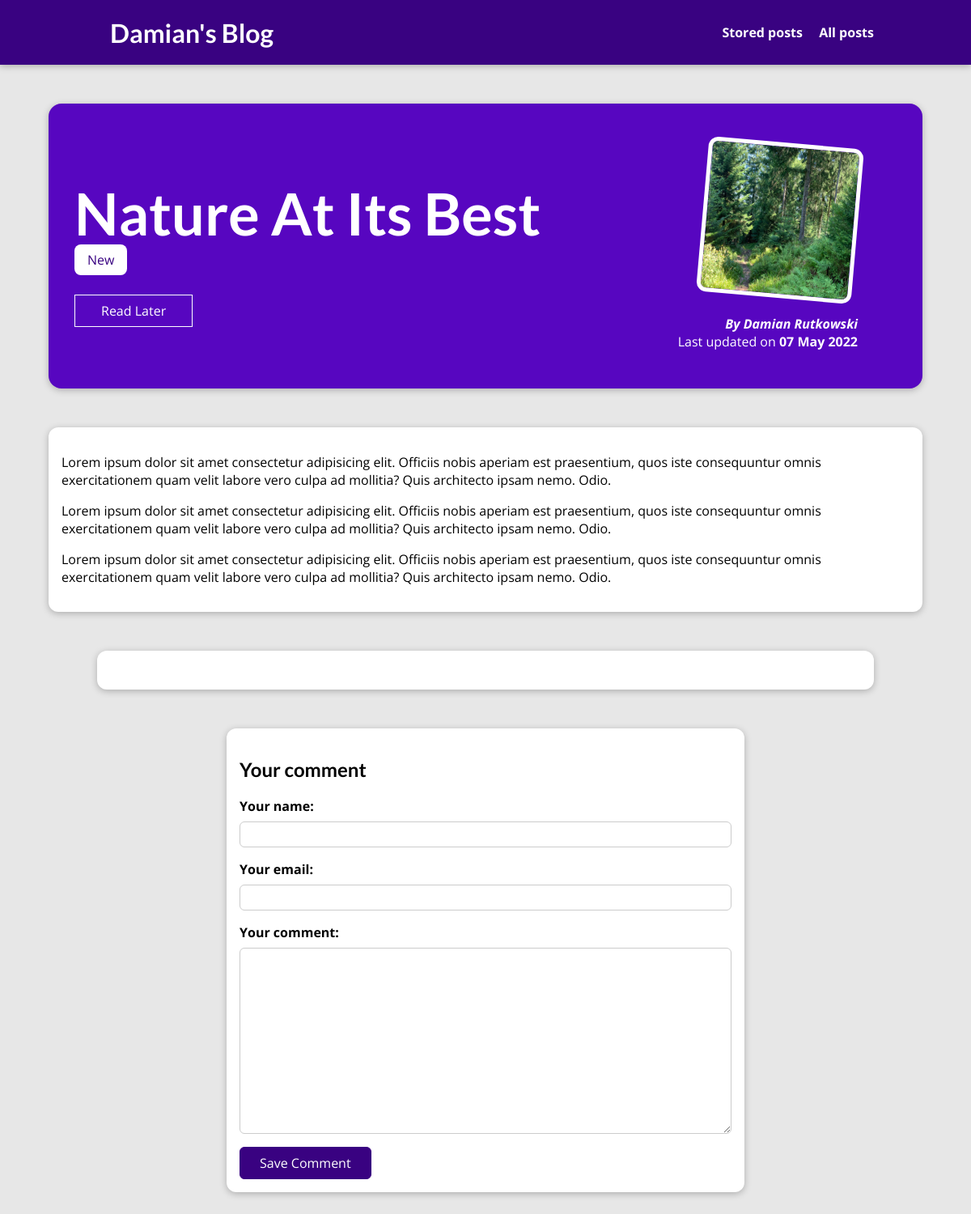
The page /posts/nature-at-its-best on the database its author committed.
### blog/models.py (models this page shows, shortened)
class Post(models.Model):
    title = models.CharField(max_length=150)
    excerpt = models.CharField(max_length=200)
    image_field = models.ImageField(upload_to="posts", null=True)
    date = models.DateField(auto_now=True)
    slug = models.SlugField(db_index=True, unique=True)
    content = models.TextField(validators=[MinLengthValidator(10)])
    author = models.ForeignKey(Author, on_delete=models.SET_NULL, related_name="posts", null=True)
    tags = models.ManyToManyField(Tag)

class Tag(models.Model):
    caption = models.CharField(max_length=20)

class Author(models.Model):
    first_name = models.CharField(max_length=100)
    last_name = models.CharField(max_length=100)
    email = models.EmailField()
    def full_name(self):
        return f"{self.first_name} {self.last_name}"
    def __str__(self):
        return self.full_name()

### blog/views.py (the view, shortened to what this page needs)
# urls.py: path("posts/<slug:slug>", views.PostDetailView.as_view(), name="post-detail-page"),
class PostDetailView(View):
    def is_stored_post(self, request, post_id):
        stored_post = request.session.get("stored_posts")
        if stored_post is not None:
            is_saved_for_later = post_id in stored_post
        else:
            is_saved_for_later = False
        return is_saved_for_later
    def get(self, request, slug):
        post = Post.objects.get(slug=slug)
        return render(request, "blog/post-detail.html", context={
            "post": post,
            "post_tags": post.tags.all(),
            "comment_form": CommentForm(),
            "comments": post.comments.all().order_by("-id"),
            "saved_for_later": self.is_stored_post(post_id=post.id, request=request),
        })

### blog/forms.py
class CommentForm(forms.ModelForm):
    class Meta:
        model = Comment
        exclude = ["post"]
        labels = {
            "user_name": "Your name",
            "user_email": "Your email",
            "text": "Your comment",
        }

### blog/templates/blog/post-detail.html (shortened to what this page needs)
{% extends "base.html" %}
{% load static %}
{% block css_files %}
    <link rel="stylesheet" href="{% static "blog/post-detail.css" %}">
{% endblock %}
{% block content %}
    <section id="summary">
        <h2>{{ post.title }}</h2>
        <div>
            {% for tag in post_tags %}
                <span class="tag">{{ tag.caption }}</span>
            {% endfor %}
        </div>
        <div id="read-later">
            <form action="{% url "read-later" %}" method="post">
                <button>
                        {% if saved_for_later %}
                        Remove from "Read Later" List
                    {% else %}
                        Read Later
                    {% endif %}
                </button>
            </form>
        </div>
        <article>
            <img src="{{ post.image_field.url }}" alt="{{ post.title }}">
            <address>By <a href="mailto:{{ post.author.email_address }}">{{ post.author|title}}</a></address>
            <div>
                Last updated on <time>{{ post.date|date:"d M Y" }}</time>
            </div>
        </article>
    </section>
    <main>
       {{ post.content|linebreaks }}
    </main>
    <section id="comments">
    </section>
    <section id="comment-form" >
        <h2>Your comment</h2>
        <form action="{% url "post-detail-page" post.slug %}" method="post">
            {% for form_field in comment_form %}
            <div class="form-control {% if form_field.errors %}invalid{% endif %}">
                {{ form_field.label_tag }}
                {{ form_field }}
            </div>
            {% endfor %}
          <button>Save Comment</button>
        </form>
    </section>
{% endblock %}

### static/app.css (style rules this page uses)
* { box-sizing: border-box; }
html { font-family: 'Open Sans', 'Lato', sans-serif; }
body { margin: 0; }
h1, h2, h3 { font-family: 'Lato', sans-serif; font-weight: bold; }

### blog/static/blog/post-detail.css (style rules this page uses)
body { background-color: #e7e7e7; }
#summary { margin: 8rem auto 3rem auto; padding: 2rem; width: 90%; max-width: 90rem; border-radius: 16px; background-color: #5706c0; position: relative; box-shadow: 0 2px 8px rgba(0, 0, 0, 0.25); height: 22rem; }
#summary h2 { color: white; font-size: 4.5rem; margin-bottom: 0.25rem; }
#summary article { position: absolute; top: 2rem; right: 3rem; padding: 1rem 2rem; border-radius: 12px; text-align: right; color: white; }
#summary article img { width: 12rem; height: 12rem; border-radius: 12px; transform: rotateZ(5deg); border: 5px solid white; margin-bottom: 1rem; }
#summary address { font-weight: bold; }
#summary time { font-weight: bold; }
main { width: 90%; max-width: 90rem; margin: 3rem auto; background-color: white; padding: 1rem; border-radius: 12px; box-shadow: 0 2px 8px rgba(0, 0, 0, 0.25); }
#summary a { color: white; text-decoration: none; }
.tag { background-color: white; color: #390281; padding: 0.5rem 1rem; border-radius: 8px; }
.form-control { margin-bottom: 1rem; }
.form-control label { font-weight: bold; margin-bottom: 0.5rem; display: block; }
#comment-form { margin: 3rem auto; width: 90%; max-width: 40rem; border-radius: 12px; background-color: white; box-shadow: 0 2px 8px rgba(0, 0, 0, 0.25); padding: 1rem; }
#comment-form button { font: inherit; background-color: #390281; color: white; border: 1px solid #390281; padding: 0.5rem 1.5rem; border-radius: 6px; cursor: pointer; }
.form-control input, .form-control textarea { display: block; width: 100%; font: inherit; padding: 0.25rem; border-radius: 6px; border: 1px solid #ccc }
#comments { margin: 3rem auto; width: 90%; max-width: 60rem; border-radius: 12px; background-color: white; box-shadow: 0 2px 8px rgba(0, 0, 0, 0.25); padding: 1rem 2rem; }
#read-later { margin: 2rem 0; }
#read-later button { background-color: transparent; border: 1px solid white; padding: 0.5rem 2rem; font: inherit; color: white; cursor: pointer; }

### rows shown on the page
Post: title "Nature At Its Best", image_field (picture), author "Damian Rutkowski", date "07 May 2022", content "Lorem ipsum dolor sit amet consectetur adipisicing elit. Officiis nobis aperiam est praesentium, quos iste consequuntur omnis exercitationem quam velit labore vero culpa ad mollitia? Quis architecto ipsam nemo. Odio. Lorem ipsum dolor sit amet consectetur adipisicing elit. Officiis nobis aperiam est praesentium, quos iste consequuntur omnis exercitationem quam velit labore vero culpa ad mollitia? Quis architecto ipsam nemo. Odio. Lorem ipsum dolor sit amet consectetur adipisicing elit. Officiis nobis aperiam est praesentium, quos iste consequuntur omnis exercitationem quam velit labore vero culpa ad mollitia? Quis architecto ipsam nemo. Odio."
Tag: caption "New"
